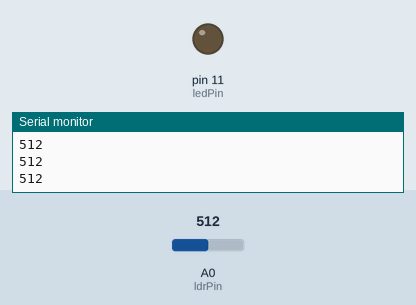
Recording of a sketch running on a simulated Arduino Uno, built with avr-gcc and run on an emulated ATmega328P. Parts: output pins drawn as LEDs (lit = HIGH), the last lines printed to the serial monitor. The inputs (shaded band) are chosen by the test bench; at power-on: A0 (ldrPin) = 512.

Above: at 1.2 s.
1.3 s: A0 (ldrPin) set to 315
2.8 s: A0 (ldrPin) set to 286
At 3.3 s:
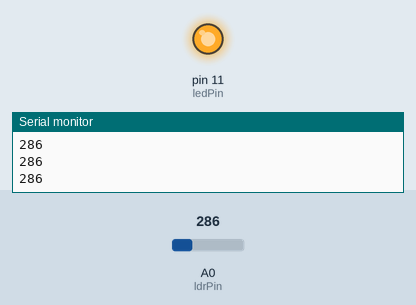
4.3 s: A0 (ldrPin) set to 306
At 5.5 s:
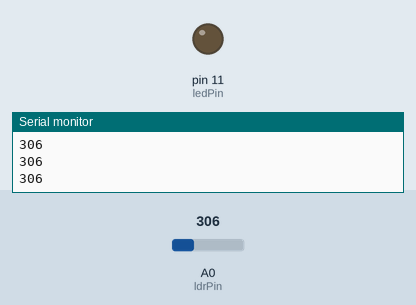
5.8 s: A0 (ldrPin) set to 290
At 6.7 s:
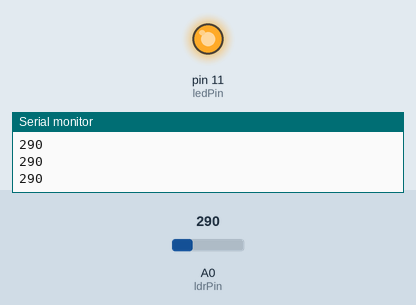
Timing chart, 0 to 8.3 s (numbered marks = the images above; inputs shaded):
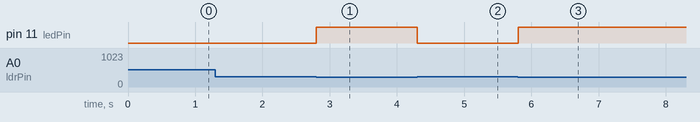

The sketch:

photo-detector.ino
```cpp
//set pin numbers
//const won't change

const int ledPin = 11; //the number of the LED pin
const int ldrPin = A0; //the number of the LDR pin

void setup() {

  Serial.begin(9600);
  pinMode(ledPin, OUTPUT); //initializes the LED pin as an output
  pinMode(ldrPin, INPUT); //initializes the LDR pin as an input
}

void loop(){

  int ldrStatus = analogRead(ldrPin); //read the status of the LDR value

  // check if the LDR status <=300
  //if it is, the LED is HIGH

  if (ldrStatus <= 300) {
    digitalWrite(ledPin, HIGH);
    Serial.println(ldrStatus);
  }

  else {

    digitalWrite(ledPin, LOW);
    Serial.print (ldrStatus);
    Serial.print ('\n');
  }
}
```

Measured:
- the behaviour switches between 301 and 300 on A0 (ldrPin) (found by bisection; images 0 and 1)
- after the input at 2.8 s, pin 11 (ledPin): LOW → HIGH at once
- after the input at 4.3 s, pin 11 (ledPin): HIGH → LOW at once
- after the input at 5.8 s, pin 11 (ledPin): LOW → HIGH at once
